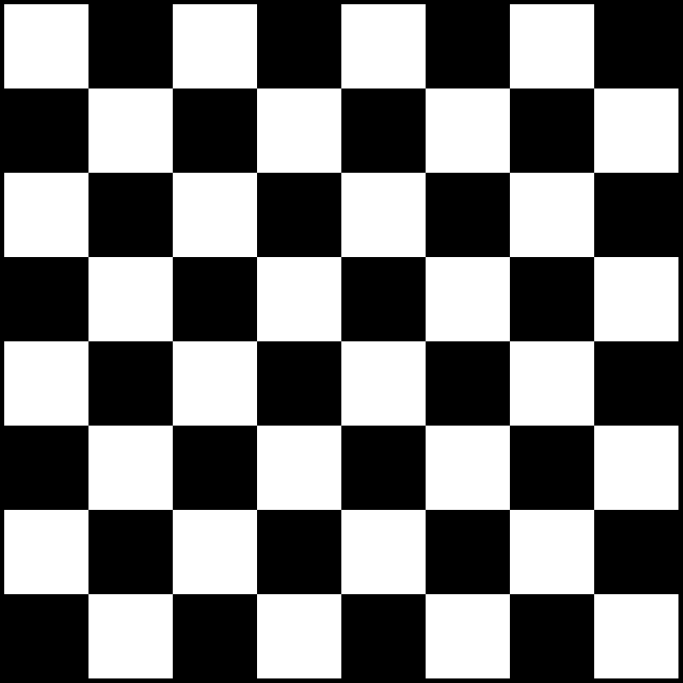
#> input picture Learning/OpenCV/Assets/Chess Board.jpg, 2048 x 2048 px, found by its file name (shown at 1/3 size)
$ python 'OpenCV 6.py'
#> lines starting #> are read from the running program, lines starting #| are printed output that depends on the picture; after the words box and inside, x2 and y2 are one past the last pixel; in counts of white or black regions, pixels touching at a corner belong together
import numpy as np
import cv2

chessboard = cv2.imread("Learning/OpenCV/Assets/Chess Board.jpg")
#> chessboard is the input picture: shape (2048, 2048, 3); min 0, max 255, mean 124.4
chessboard = cv2.resize(chessboard, (0, 0), fx=0.25, fy=0.25)
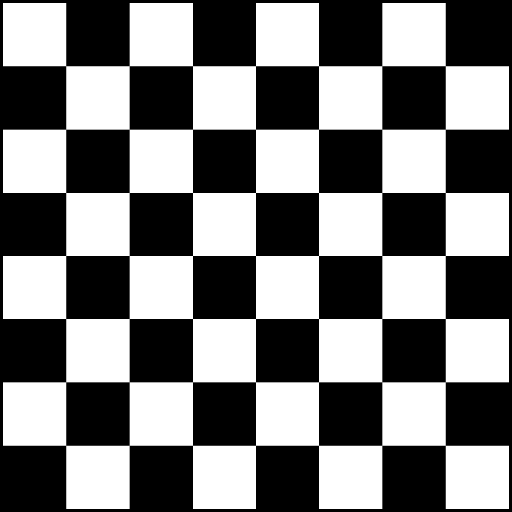
#> chessboard: shape (512, 512, 3); min 0, max 255, mean 124.5
# Makes a greyscale image
gray = cv2.cvtColor(chessboard, cv2.COLOR_BGR2GRAY)

# Detects corners on an image (Source image, Number of corners to return, Minimum certainty, Minimum distance between corners)
corners = cv2.goodFeaturesToTrack(gray, 100, 0.01, 10)
#> corners = 79 rows, first 8: [319, 319], [256, 319], [193, 319], [319, 256], [256, 256], [193, 256], [319, 193], [256, 193]
# Turns floating points returned by corner detection to integers
corners = np.int0(corners)

# Changes the numpy arrays to draw circles on each corner
for corner in corners:
    x, y = corner.ravel()
    cv2.circle(chessboard, (x, y), 5, (255, 0, 0), -1)
#> this loop made 79 passes
#> (x, y) on passes 1 to 12: (319, 319), (256, 319), (193, 319), (319, 256), (256, 256), (193, 256), (319, 193), (256, 193), (193, 193), (66, 319), (445, 318), (445, 256)
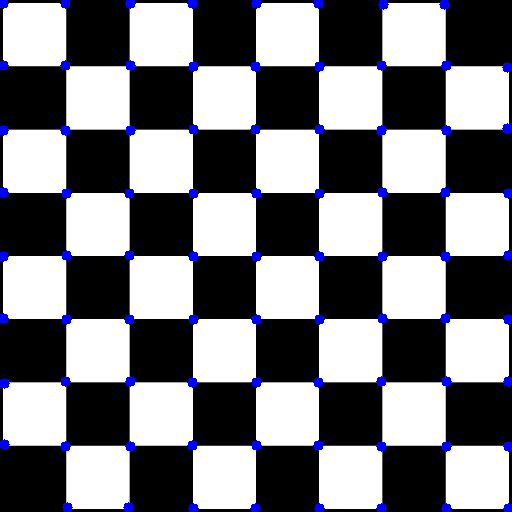
#> chessboard: shape (512, 512, 3); 2.36% of pixels changed, all inside (x1, y1, x2, y2) = (0, 0, 512, 512)

# Draws lines of random color between each corner
for i in range(len(corners)):
    for j in range(i + 1, len(corners)):
        corner1 = tuple(corners[i][0])
        corner2 = tuple(corners[j][0])
        color = tuple(map(lambda x: int(x), np.random.randint(0, 255, size=3)))
        cv2.line(chessboard, corner1, corner2, color, 1)
#> this loop made 79 passes
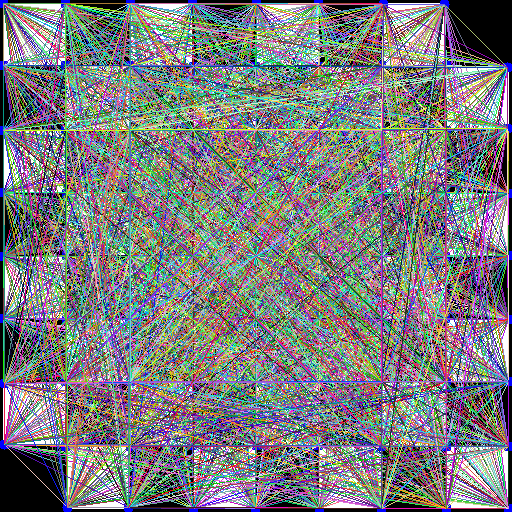
#> chessboard: shape (512, 512, 3); mean B, G, R 126, 123.8, 123.2

cv2.imwrite("Learning/OpenCV/Assets/Edited Chessboard1.jpg", chessboard)

cv2.imshow("Image", chessboard)
cv2.waitKey(0)
cv2.destroyAllWindows()
